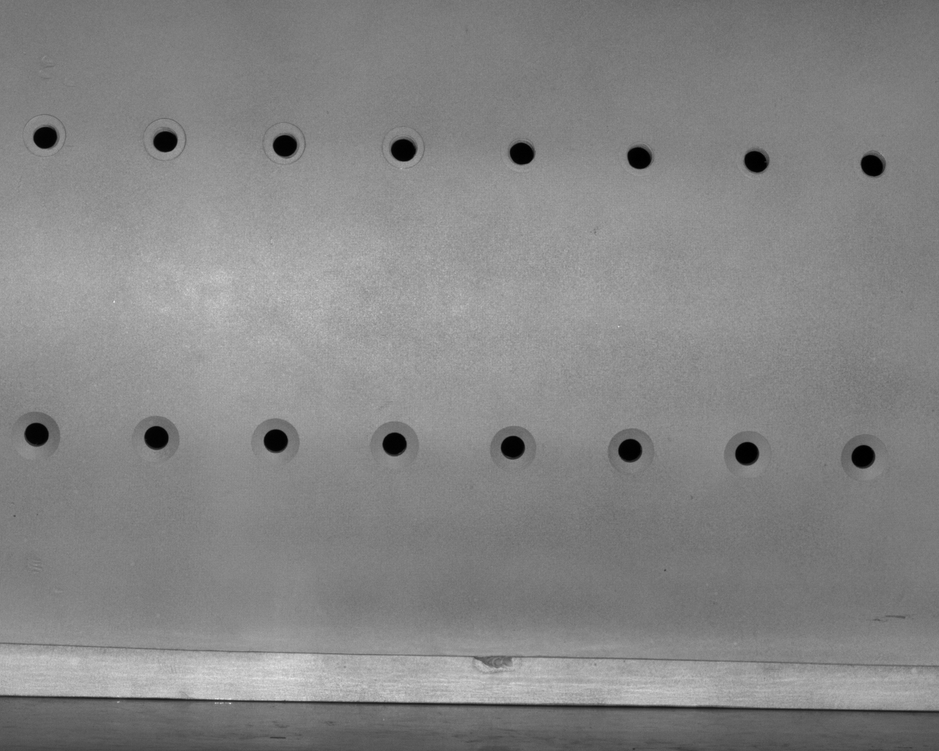
%> input picture code1/corecode2/testrongheda/L/1.bmp, 939 x 751 px, shrunk from 1280 x 1024 before the run
$ octave --eval "result = keepCentralRegion(imread('testrongheda/L/1.bmp'));"   (GNU Octave 9; MATLAB toolbox functions it lacks are replaced by stand-ins)
%> lines starting %> are read from the running program, lines starting %| are printed output that depends on the picture; in (x1, y1, x2, y2) boxes, pixels count from 0 and x2, y2 are one past the last pixel; in counts of white or black regions, pixels touching at a corner belong together; the program's own positions count from 1
function centralRegionImg = keepCentralRegion(bwImg)
    % 反转图像，因为连通区域函数在像素值为 1 时检测连通区域
    bwImg = ~bwImg;
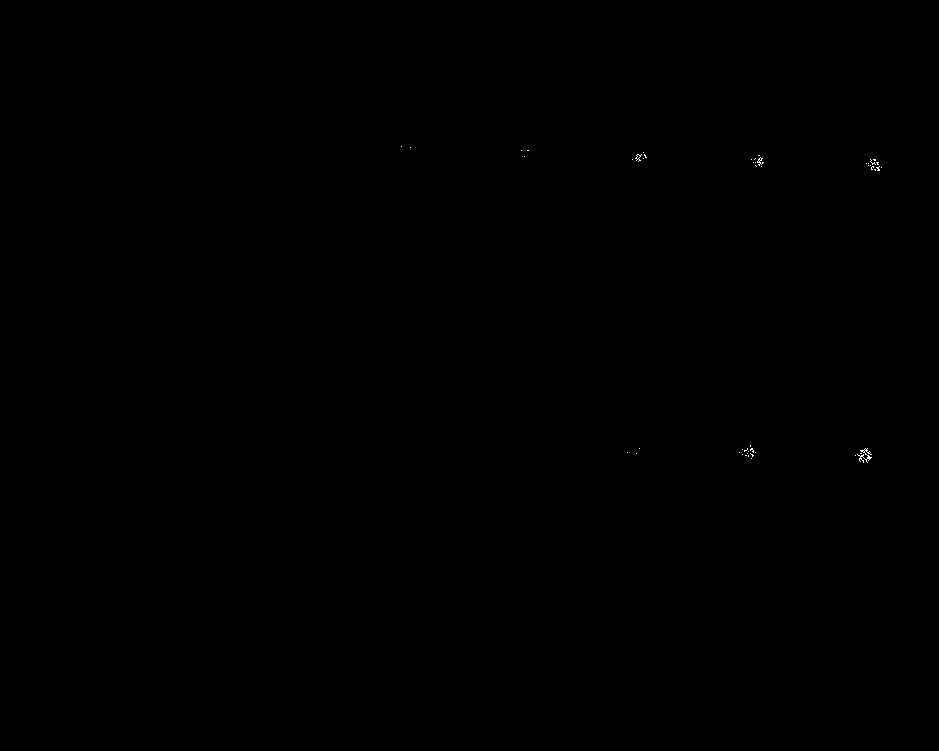
%> bwImg: size 751x939 logical; 0.03% white in thin lines or dots, all inside (x1, y1, x2, y2) = (401, 146, 882, 463)

    % 查找连通区域
    connComp = bwconncomp(bwImg);
%> connComp = 48 connected components

    % 获取每个连通区域的统计信息
    stats = regionprops(connComp, 'Centroid', 'BoundingBox');
%> stats = 48 regions; largest, box (x1, y1, x2, y2) and Centroid: (857, 448, 872, 463) [865.7 456.2], (757, 157, 764, 166) [760.7 162], (635, 154, 642, 162) [638.9 158.2], (870, 159, 876, 165) [873.2 163.1], (750, 448, 754, 453) [752.7 450.7]

    % 图像中心
    imgCenter = size(bwImg) / 2;
%> imgCenter = [375.5 469.5]

    % 初始化最小距离为一个很大的数
    minDist = inf;
    centralRegionIdx = 0;

    % 找到最接近中心的区域
    for i = 1:numel(stats)
        centroid = stats(i).Centroid;
        distToCenter = norm(centroid - imgCenter);
        if distToCenter < minDist
            minDist = distToCenter;
            centralRegionIdx = i;
        end
    end
%> this loop made 48 passes
%> (centroid, distToCenter, minDist) on passes 1, 2, 6: ([402 147], 323.6, 323.6), ([411 148], 323.5, 323.5), ([628 453], 253, 253)
%> (centroid, distToCenter) on passes 3, 4, 5, 7, 8, 9: ([522 151], 350.6), ([525 157], 346.4), ([528.5 151], 353.3), ([633 160], 402.6), ([638.9 158.2], 407.8), ([637 454], 262)

    % 创建一个新的图像，保留最接近中心的连通区域
    centralRegionImg = false(size(bwImg));
    centralRegionImg(connComp.PixelIdxList{centralRegionIdx}) = true;
%> centralRegionImg: size 751x939 logical; 0% white in thin lines or dots, all inside (x1, y1, x2, y2) = (627, 452, 628, 453)

    % 反转图像回到原始状态（连通区域为 0）
    centralRegionImg = ~centralRegionImg;
end

$ run again, on code1/corecode2/testrongheda/L/2.bmp
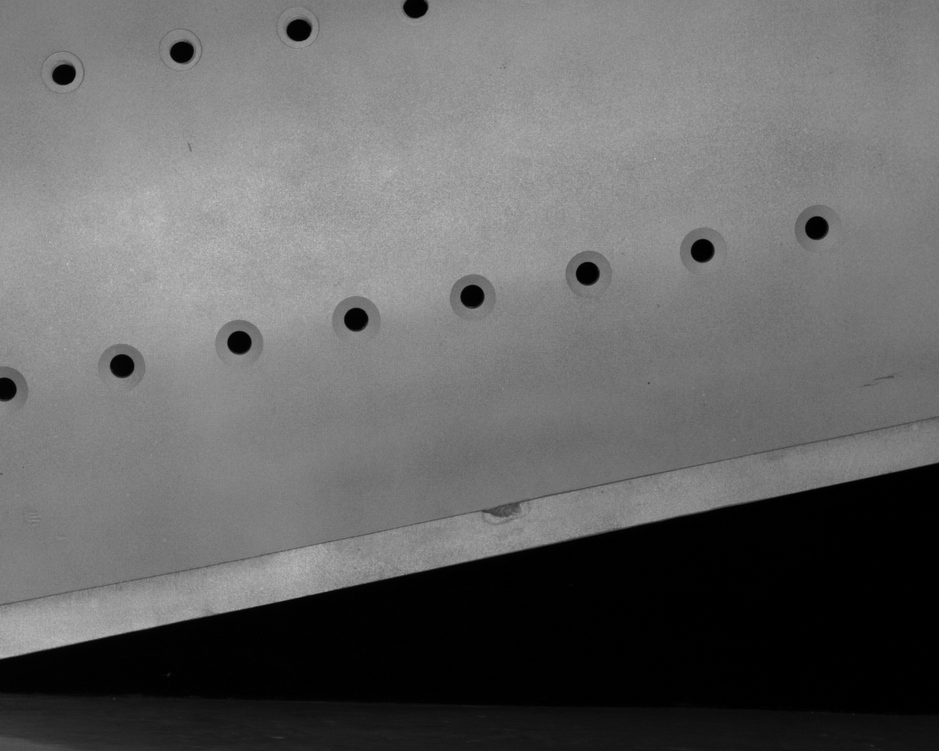
%> input picture code1/corecode2/testrongheda/L/2.bmp, 939 x 751 px, shrunk from 1280 x 1024 before the run
%> in keepCentralRegion, `bwImg = ~bwImg;`:
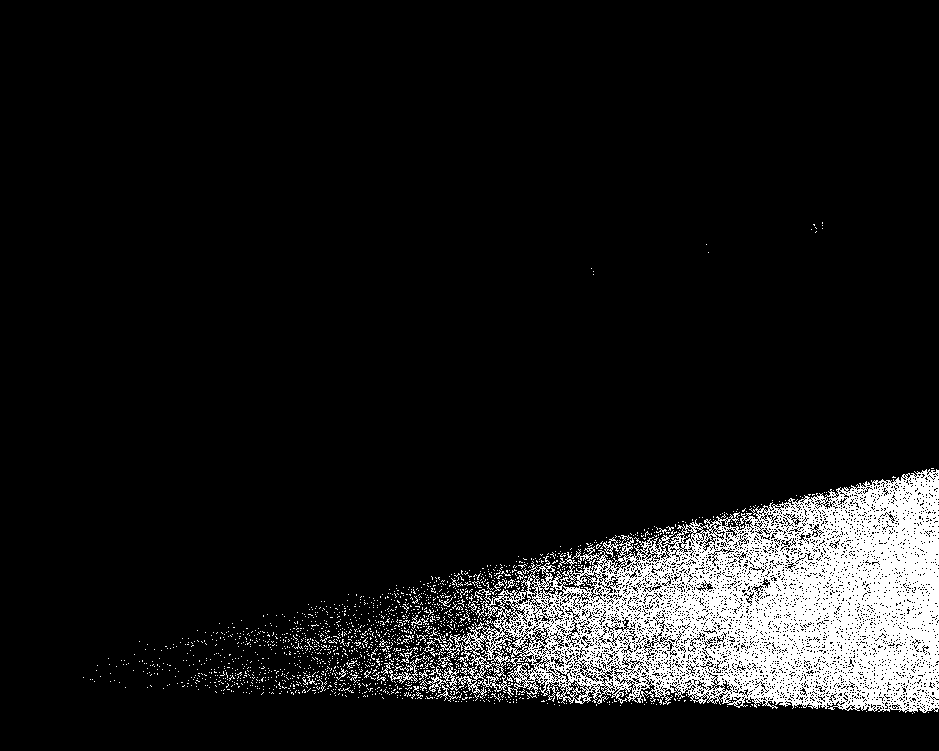
%> bwImg: size 751x939 logical; 9.8% white; 1721 white regions (1688 under 20 px)
%> connComp = 1721 connected components
%> stats = 1721 regions; largest, box (x1, y1, x2, y2) and Centroid: (420, 469, 939, 713) [754.9 610.1], (389, 660, 418, 684) [405.6 675.9], (437, 685, 462, 702) [448.6 694.8], (490, 580, 504, 595) [498.4 587.5], (381, 662, 394, 675) [387.8 668.6]
%> the loop in keepCentralRegion, `for i = 1:numel(stats)` made 1721 passes
%> (centroid, distToCenter, minDist) on passes 1, 2, 3, 4, 5, 6, 8, 13: ([84 678], 358.4, 358.4), ([91 680], 353.9, 353.9), ([93 680], 352.3, 352.3), ([95 682], 351.9, 351.9), ([97 671], 343.8, 343.8), ([98 666], 340, 340), ([109 659], 327, 327), ([117 667], 325.3, 325.3)
%> after the loop in keepCentralRegion, `for i = 1:numel(stats)`: centralRegionIdx = 999; minDist = 118.5

$ run again, on code1/corecode2/testrongheda/L/3.bmp
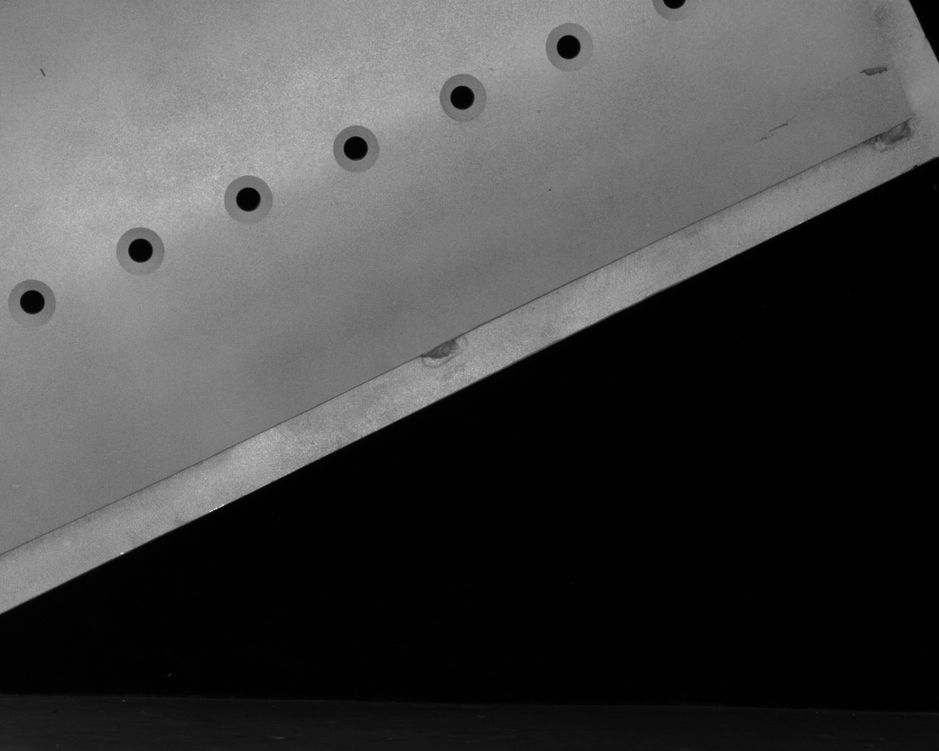
%> input picture code1/corecode2/testrongheda/L/3.bmp, 939 x 751 px, shrunk from 1280 x 1024 before the run
%> in keepCentralRegion, `bwImg = ~bwImg;`:
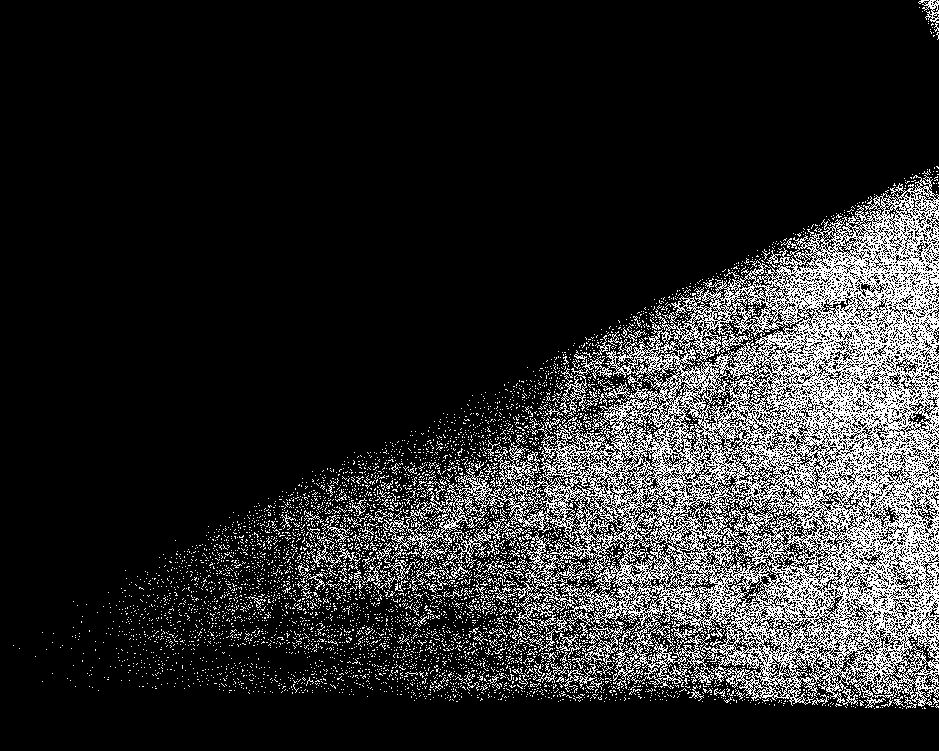
%> bwImg: size 751x939 logical; 16.1% white in thin lines or dots
%> connComp = 5592 connected components
%> stats = 5592 regions; largest, box (x1, y1, x2, y2) and Centroid: (383, 175, 939, 708) [768.6 471], (307, 532, 361, 570) [332.2 553.6], (529, 610, 569, 652) [551.1 630], (455, 528, 495, 559) [475.8 544], (559, 374, 587, 415) [574.7 395.5]
%> the loop in keepCentralRegion, `for i = 1:numel(stats)` made 5592 passes
%> (centroid, distToCenter, minDist) on passes 1, 2, 3, 4, 7, 9, 11, 14: ([14 646], 402.3, 402.3), ([20 649], 398.2, 398.2), ([36 657], 387.8, 387.8), ([43 633], 370.5, 370.5), ([53 643], 366.2, 366.2), ([54 634], 361.1, 361.1), ([63 646], 358.9, 358.9), ([72 649], 352.6, 352.6)
%> after the loop in keepCentralRegion, `for i = 1:numel(stats)`: centralRegionIdx = 2388; minDist = 1.68

$ run again, on code1/corecode2/testrongheda/L/4.bmp
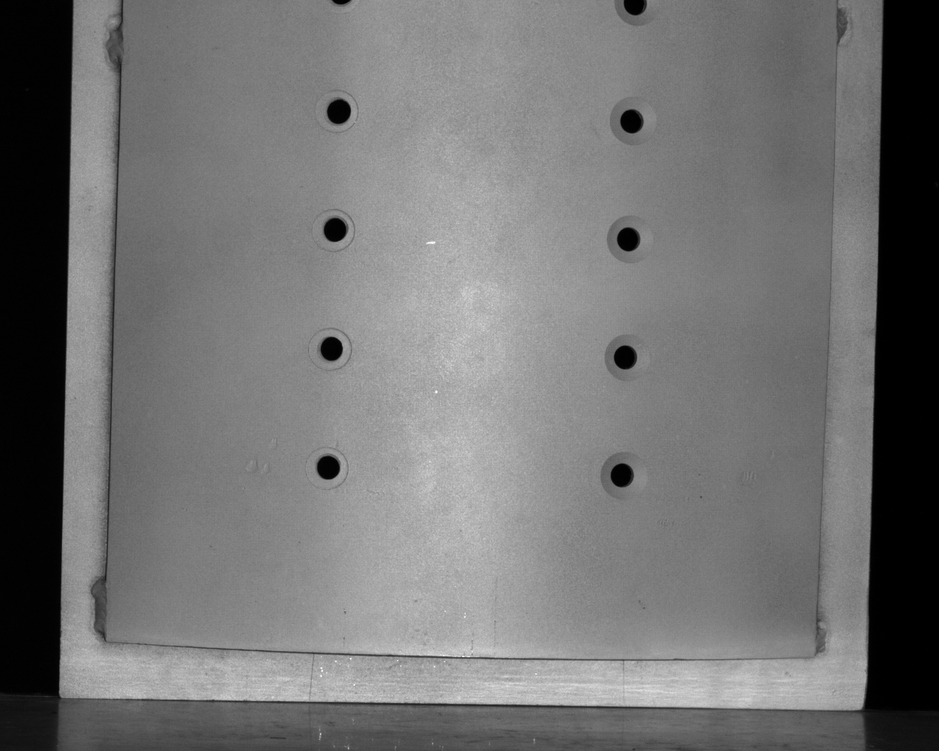
%> input picture code1/corecode2/testrongheda/L/4.bmp, 939 x 751 px, shrunk from 1280 x 1024 before the run
%> in keepCentralRegion, `bwImg = ~bwImg;`:
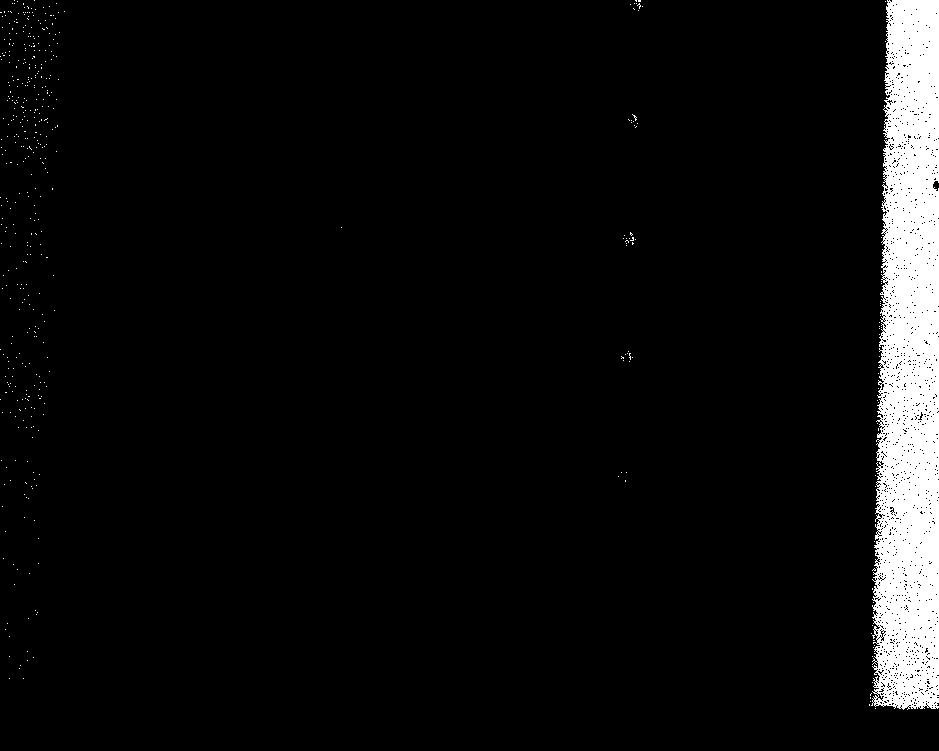
%> bwImg: size 751x939 logical; 5.6% white; 479 white regions (478 under 20 px)
%> connComp = 479 connected components
%> stats = 479 regions; largest, box (x1, y1, x2, y2) and Centroid: (871, 0, 939, 710) [910.6 366], (632, 114, 637, 121) [635.5 117.9], (637, 3, 641, 9) [639.9 6.3], (630, 237, 634, 241) [633.1 239.8], (629, 353, 631, 360) [630.6 356.8]
%> the loop in keepCentralRegion, `for i = 1:numel(stats)` made 479 passes
%> (centroid, distToCenter, minDist) on passes 1, 2, 3, 4, 5, 12, 28, 41: ([1.5 13], 590.1, 590.1), ([1 57], 557.1, 557.1), ([1 198], 462.6, 462.6), ([1 350], 393.1, 393.1), ([1 400], 380.9, 380.9), ([2 461], 373.6, 373.6), ([5 485], 370.8, 370.8), ([7 468], 368.5, 368.5)
%> after the loop in keepCentralRegion, `for i = 1:numel(stats)`: centralRegionIdx = 399; minDist = 243.6
